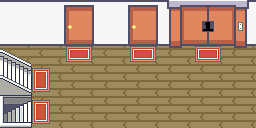

Rendered tile map (Tiled .tmx) drawn with the repository's tilesets; below, a short description and the map source with its tile grids summarised:
An orthogonal 8x4 tile map with 32x32 px tiles, 2 tile layers (collision, carte).

<map version="1.0" orientation="orthogonal" width="8" height="4" tilewidth="32" tileheight="32">
 <tileset firstgid="1" name="Etages " tilewidth="32" tileheight="32">
  <image source="../images/levels/floors.png" width="256" height="896" />
 </tileset>
 <layer name="collision" width="8" height="4">
  <data>[32 cells, 8 non-empty, 1 distinct tile ids]</data>
 </layer>
 <layer name="carte" width="8" height="4">
  <data>[32 cells, 32 non-empty, 32 distinct tile ids]</data>
 </layer>
</map>
